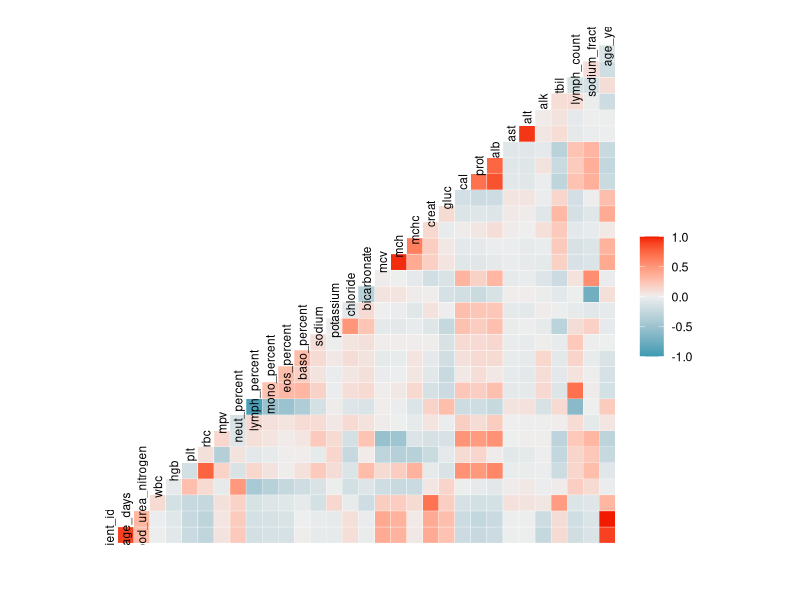
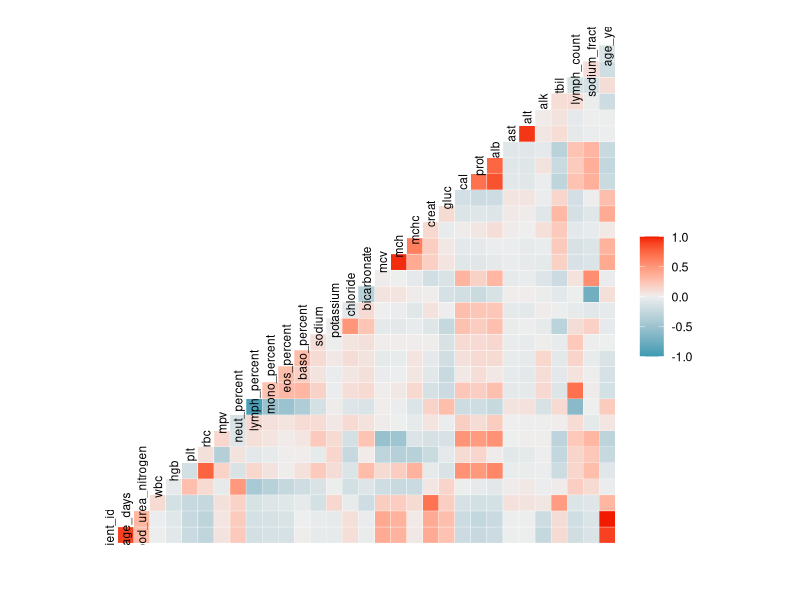
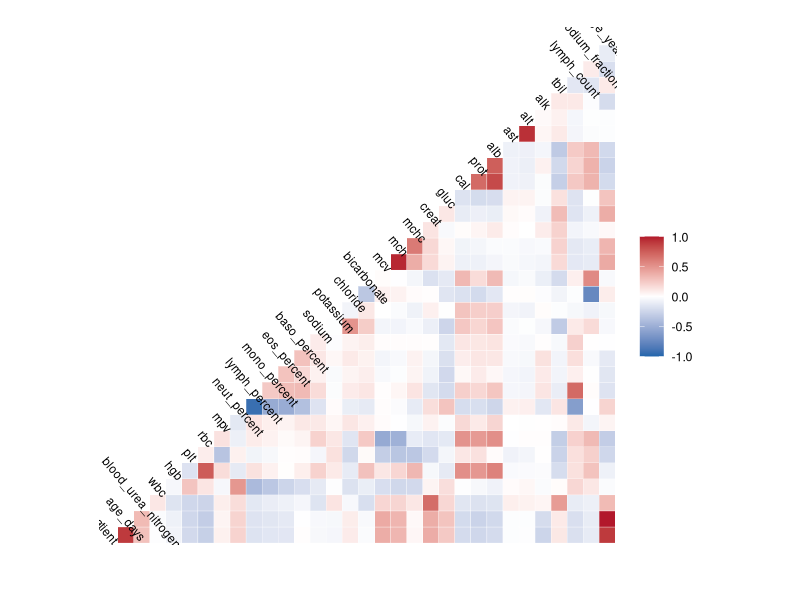
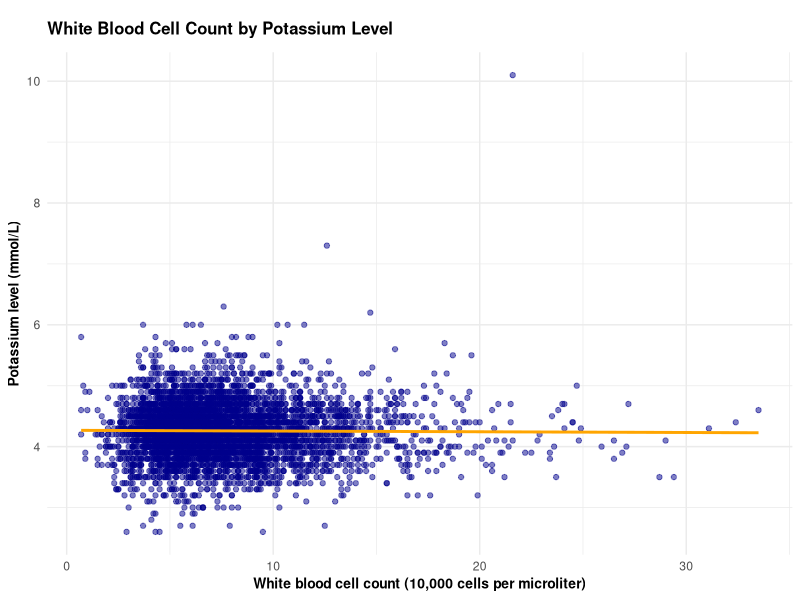
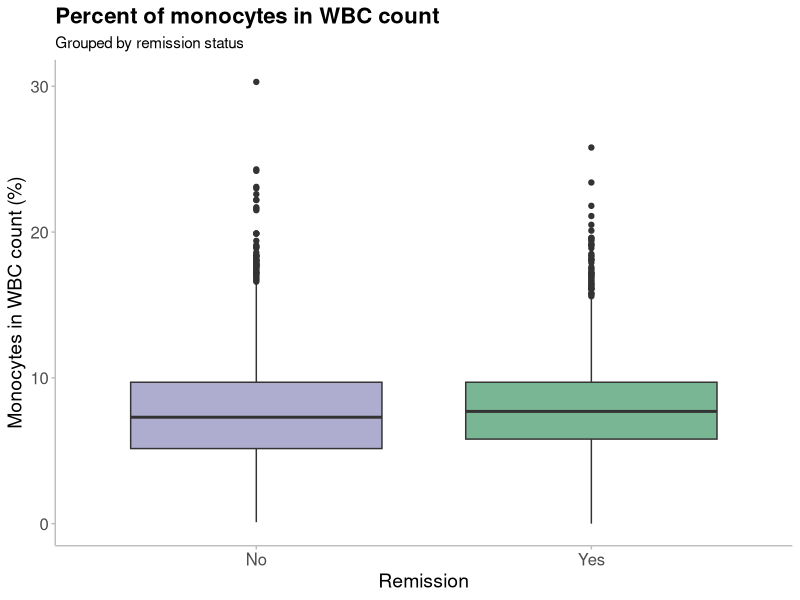
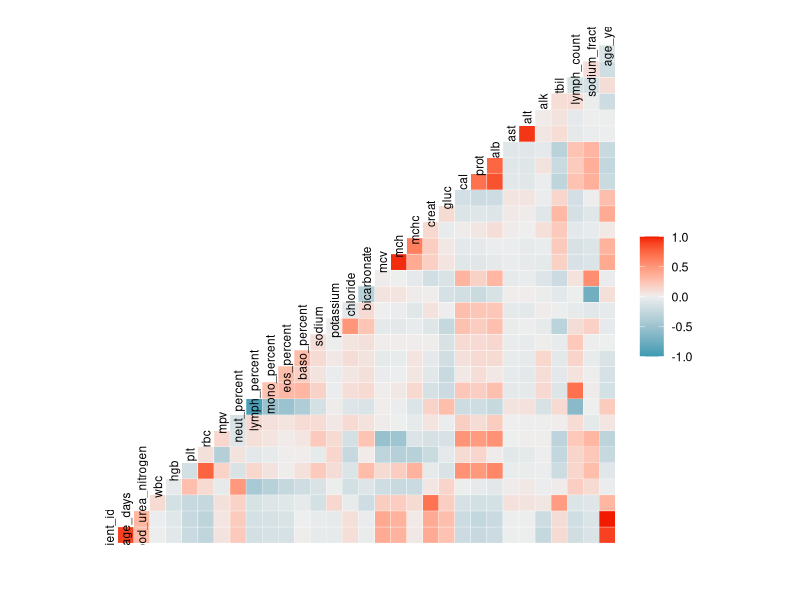
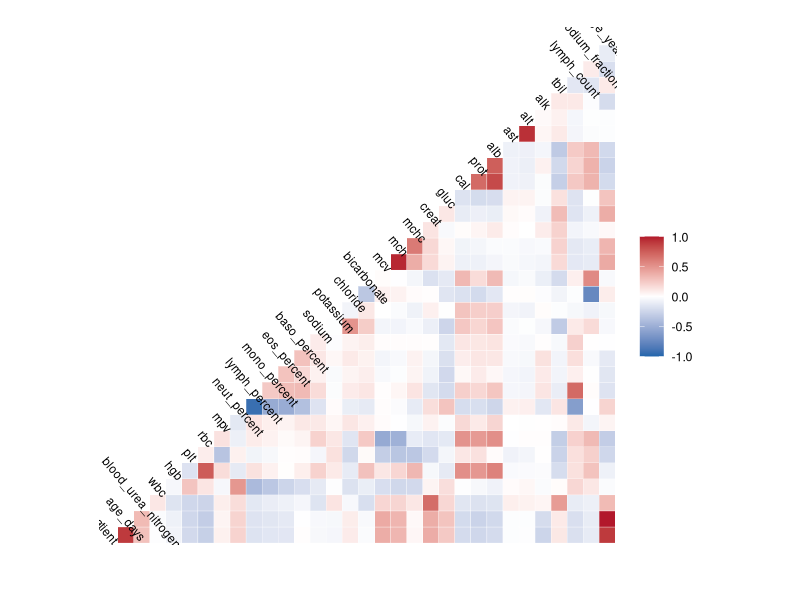

R code for these plots, in order:
#----Script Header-------------------------------------------------------------####
# Date: 09.09.2025         
# Author: Data_drama_queens     
# Filename: creating-plots
# Description: Script for creating plots.
#              We were given 5 questions, and asked to select one question each.
#              We have answered the following questions:
#                 - Are there any correlated measurements?
#                 - Does the white blood cell count distribution depend on pot?
#                 - Does remission of inflammation after Thiopurines for > 12 
#                   weeks change with percent of monocytes in WBC count?
#               
# Project: RMED901A_Exam_Assignment
#-------------------------------------------------------------------------------###


# Read the data ----
library(ggplot2)
library(tidyverse)
library(here)

patient_data <- read_delim(
  here("data", "data_for_analysis", "20250908-tidy-joined-exam-data.txt"),
  delim = "\t"
)


# Correlated measurements?
library(GGally)
library(ggplot2)

# Select only numeric columns for correlation
num_data <- patient_data[sapply(patient_data, is.numeric)]
# Correlation matrix plot
correlation_plot <- ggcorr(num_data, angle = 90, size = 3, clip = "off", label = FALSE) +
  theme(
    plot.margin = margin(t = 20, r = 40, b = 40, l = 40)  # top, right, bottom, left margins
  )

print(correlation_plot)

# To display the plot
print(correlation_plot)
ggsave("correlation_plot.png", plot = correlation_plot, width = 12, height = 12, dpi = 300)


# Alternative 
library(GGally)
library(ggplot2)
library(RColorBrewer)

# Select only numeric columns
num_data <- patient_data[sapply(patient_data, is.numeric)]


# Create correlation plot with RdBu palette
correlation_plot <- ggcorr(num_data,
                           palette = "RdBu",
                           low = "#2166ac",
                           mid = "white",
                           high = "#b2182b",
                           midpoint = 0,
                           label = FALSE,
                           size = 3,
                           angle = -50
) + 
  theme(
    plot.margin = margin(t = 20, r = 40, b = 40, l = 40),
    axis.text.x = element_text(angle = 45, hjust = 1, vjust = 1),
    clip = "off"  # Add clip here
  )

print(correlation_plot)

# Save plot as PNG with larger size for clarity
ggsave("correlation_plot.png", plot = correlation_plot, width = 12, height = 12, dpi = 300)



# Scatterplot investigating white blood cell count by potassium level ----
wbc_pot_plot <- ggplot(patient_data, aes(x = wbc, y = potassium)) + # Assign data, x and y values
  geom_point(colour = "darkblue", alpha = 0.5, na.rm = TRUE) + # Scatterplot
  geom_smooth(method = "lm", se = FALSE, colour = "orange") + #Regression line
  theme_minimal() + #Background theme
  theme(legend.position = "none", #Remove legend
        plot.title = element_text(face = "bold", size = 12, margin = margin(10, 0, 10, 0)), #Bold title, resized title and increased margin between title and plot
        axis.title.x = element_text(face = "bold", size = 10), #Bold x-axis text
        axis.title.y = element_text(face = "bold", size = 10)) + #Bold y-axis text
  labs(title = "White Blood Cell Count by Potassium Level", #Title
       x = "White blood cell count (10,000 cells per microliter)", #x-axis title
       y = "Potassium level (mmol/L)") #y-axis title

wbc_pot_plot

# From the plot, the white blood cell count does not seem to change
# with potassium level


# Remission and percent of monocytes ----
# Here, we investigates if remission of inflammation after Thiopurines for > 12 weeks 
# change with percent of monocytes in WBC count.
#Create a boxplot
remission_mono_plot <- ggplot(data=patient_data, 
                              mapping=aes(x=remission, y=mono_percent)) + #select variables
  geom_boxplot(fill=c("#7876B199", "#20854E99")) + #create a box plot and set specific colours
  xlab("Remission") + #change x axis label
  ylab("Monocytes in WBC count (%)") + #y axis labels
  labs(title = "Percent of monocytes in WBC count",
       subtitle = "Grouped by remission status") +
  theme_minimal() + #use the minimal theme
  theme(
    panel.grid.major = element_blank(), #remove major grid
    panel.grid.minor = element_blank(), #remove minor grid
    axis.line = element_line(colour="grey", linewidth = 0.5), #include x and y axis
    axis.ticks = element_line(colour = "grey", linewidth = 0.5), #include tick marks
    legend.position = "None", #remove legend
    plot.title = element_text(size = 16, face = "bold"), #change title font
    axis.title = element_text(size = 14), #change axis title size
    axis.text.x = element_text( size = 12), #change x-axis text size
    axis.text.y = element_text(size=12) #change y-axis text size
  ) 
  

remission_mono_plot

# A visual inspection of the plot suggests that there is no difference in
# percent of monocytes in WBC count for groups with or without remission of inflammation
# after Thiopurines for > 12 weeks.

